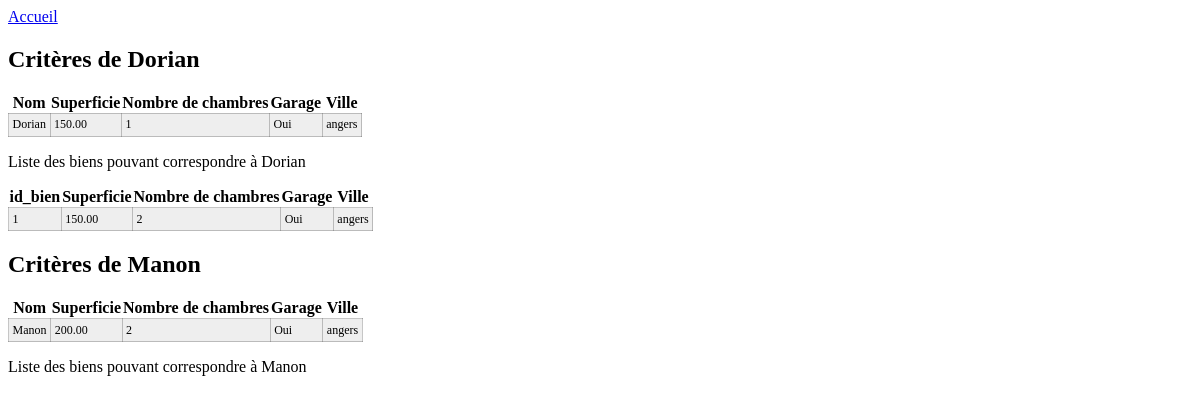
The app's page /appli_gestion_acheteurs/critere, older data.
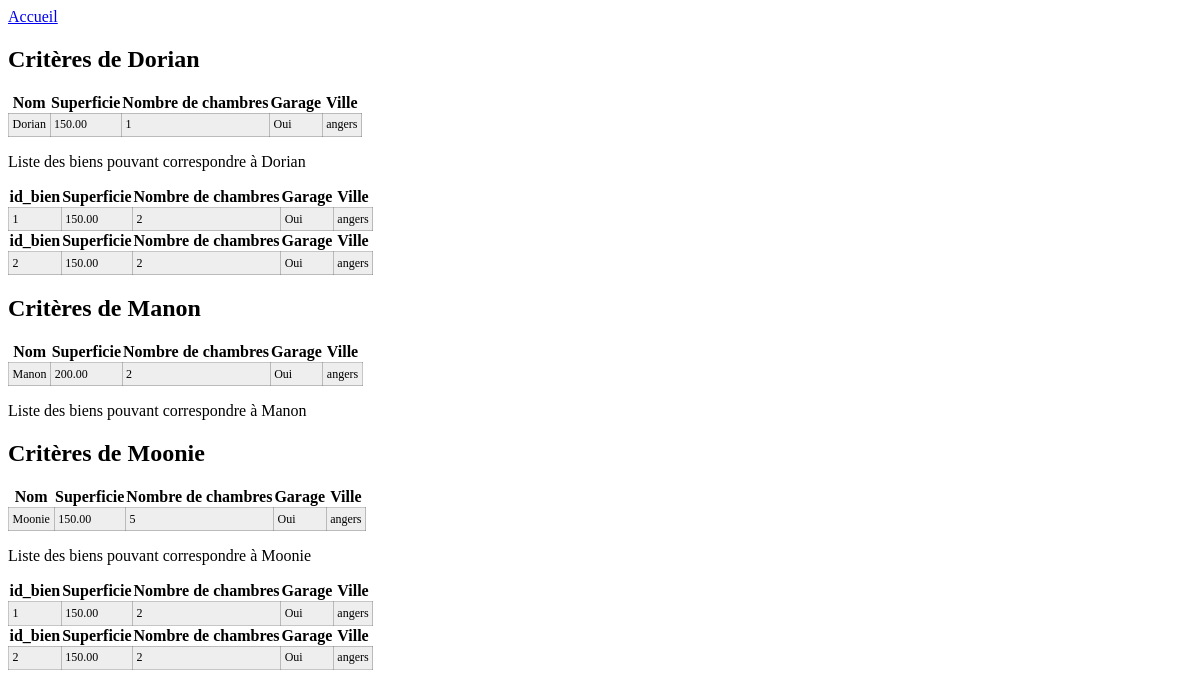
The same page, newer data.
### appli_agence_immo/models.py (models this page shows)
class Acheteurs(models.Model):
    id_acheteur=models.IntegerField(primary_key=True,unique=True)
    nom=models.CharField(max_length=30,unique=True)
    superficie=models.DecimalField(max_digits=6, decimal_places=2)
    nbr_chambre=models.IntegerField()
    garage=models.BooleanField()
    ville=models.CharField(max_length=30)

class Bien_Immobiliers(models.Model):
    id_bien=models.IntegerField(primary_key=True)
    ville=models.CharField(max_length=30)
    surface=models.DecimalField(max_digits=6, decimal_places=2)
    nb_chambres=models.IntegerField()
    garage=models.BooleanField()
    etat=models.CharField(max_length=10)
    estimation=models.IntegerField(default=0)

### appli_gestion_acheteurs/views.py (the view)
# urls.py: path('critere', views.critere, name='critere'),
def critere(request):
    return render(request, 'critere.html',
        {
            "pages":Acheteurs.objects.all(),
            "rien":Acheteurs.objects.count()==0,
            "biens":Bien_Immobiliers.objects.all()
        })

### appli_gestion_acheteurs/templates/critere.html (shortened to what this page needs)
<html>
<head>
  <p><a href="{% url 'main' %}"> Accueil </a></p>
</head>
<body>
{% if rien %}
  Aucune entrée dans la table Acheteurs
{% else %}
  {% for p in pages %}
  <h2>Critères de {{ p.nom }} </h2>
<table class="mon_tableau">
    <tr>
      <th>Nom</th>
      <th>Superficie</th>
      <th>Nombre de chambres</th>
      <th>Garage</th>
      <th>Ville</th>
    </tr>
    <tr>
      <td>{{ p.nom }} </td>
      <td>{{ p.superficie }} </td>
      <td>{{ p.nbr_chambre }} </td>
      <td>
        {% if p.garage %}
        Oui
      {% else %}
        Non
      {% endif %}
      </td>
      <td>{{ p.ville }} </td>
    </tr>
  </table>
<p>Liste des biens pouvant correspondre à {{p.nom}} </p>
  {% for b in biens %}
{% if b.surface == p.superficie and b.ville == p.ville and b.garage == p.garage or b.surface == p.superficie and b.ville == p.ville and b.nb_chambres == p.nbr_chambre %}
<table class="mon_tableau">
    <tr>
      <th>id_bien</th>
      <th>Superficie</th>
      <th>Nombre de chambres</th>
      <th>Garage</th>
      <th>Ville</th>
    </tr>
    <tr>
      <td>{{ b.id_bien }} </td>
      <td>{{ b.surface }} </td>
      <td>{{ b.nb_chambres }} </td>
      <td>
        {% if b.garage %}
        Oui
      {% else %}
        Non
      {% endif %}
      </td>
      <td>{{ b.ville }} </td>
    </tr>
  </table>
{% endif %}
  {% endfor %}
  {% endfor %}
{% endif %}
</body>
</html>

Row changes from the older to the newer data that the page shows:
added Bien_Immobiliers: id_bien "2", surface "150.00", nb_chambres "2", garage "Oui", ville "angers"
added Acheteurs: nom "Moonie", superficie "150.00", nbr_chambre "5", garage "Oui", ville "angers", Bien_Immobiliers (id_bien "1", surface "150.00", nb_chambres "2", garage "Oui", ville "angers")
